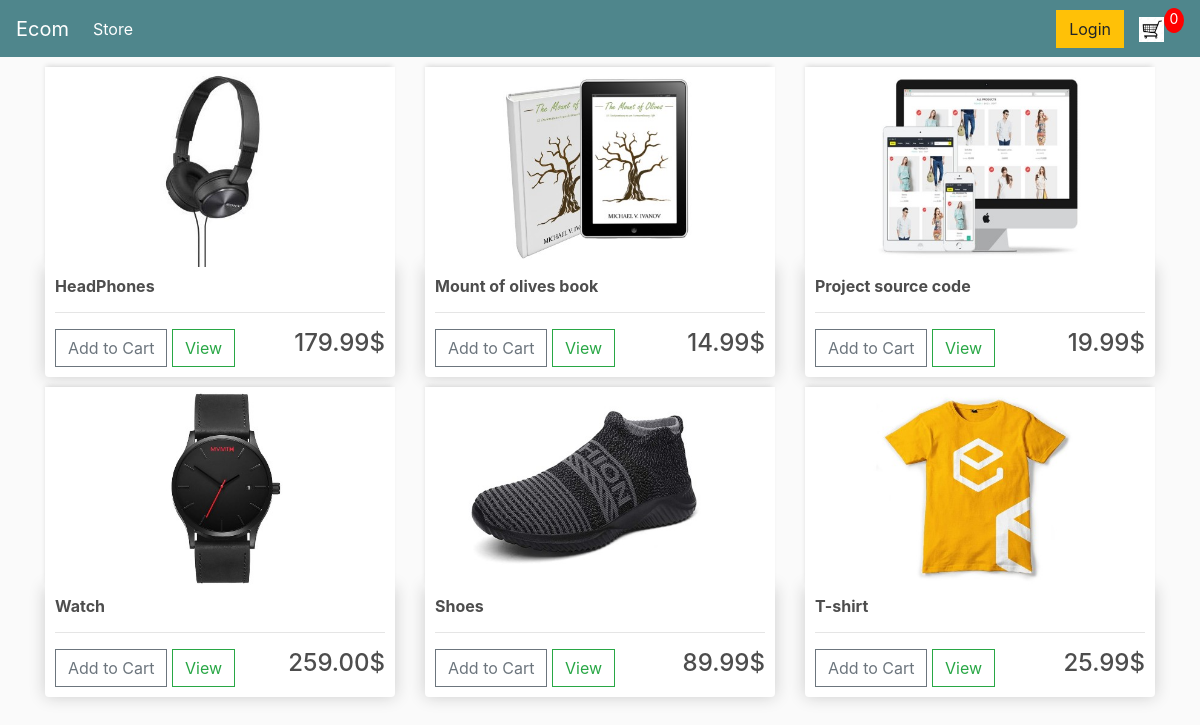
The page / on the database its author committed.
### store/models.py (models this page shows, shortened)
class Product(models.Model):
    name = models.CharField(max_length=200, null=True)
    price = models.DecimalField(max_digits=7, decimal_places=2)
    digital = models.BooleanField(default=False, null=True, blank=True)
    image = models.ImageField(null=True, blank=True)
    @property
    def imageURL(self):
        try:
            url = self.image.url
        except:
            url = ''
        return url

### store/views.py (the view)
# urls.py: path('', include('store.urls')),
def store(request):
    if request.user.is_authenticated:
        customer = request.user.customer
        order, created = Order.objects.get_or_create(customer=customer, complete=False)
        items = order.orderitem_set.all()
        cartItems = order.get_cart_items
    else:
        items = []
        order = {'get_cart_total':0, 'get_cart_items':0,'shipping':False}
        cartItems = order['get_cart_items']
    products = Product.objects.all()
    context = {'products':products, 'cartItems':cartItems}
    return render(request, 'store/store.html', context)

### store/templates/store/store.html
{% extends 'store/main.html' %}
{% load static %}
{% block content %}
    <div class="row">
        {% for product in products %}
        <div class="col-lg-4">
            <img  class='thumbnail' src="{{product.imageURL}}" alt="">
            <div class="box-element product">
                <h6><strong>{{product.name}}</strong></h6>
                <hr>
                <button data-product={{product.id}} data-action='add' class="btn btn-outline-secondary add-btn update-cart">Add to Cart</button>
                <a class="btn btn-outline-success" href="">View</a>
                <h4 style="display:inline-block; float:right;" >{{product.price|floatformat:2}}$</h4>
            </div>
        </div>
        {% endfor %}
    </div>
{% endblock content %}

### store/templates/store/main.html (shortened to what this page needs)
<!doctype html>
{% load static %}
<head>
    <link rel="stylesheet" href="https://stackpath.bootstrapcdn.com/bootstrap/4.5.2/css/bootstrap.min.css">
    <link rel="stylesheet" type='text/css' href="{% static 'css/main.css' %}">
</head>
<body>
    <nav class="navbar navbar-expand-lg navbar-dark bg-dark">
  <a class="navbar-brand" href="{% url 'store' %}">Ecom</a>
  <div class="collapse navbar-collapse" id="navbarSupportedContent">
    <ul class="navbar-nav mr-auto">
      <li class="nav-item active">
        <a class="nav-link" href="{% url 'store' %}">Store <span class="sr-only">(current)</span></a>
      </li>
    </ul>
      <div class="form-inline my-2 my-lg-0">
          <a href="" class="btn btn-warning">Login</a>
          <a href="{% url 'cart' %}">
              <img src="{% static 'images/cart.jpg' %}" id="cart-icon">
          </a>
          <p id="cart-total">{{cartItems}}</p>
      </div>
  </div>
</nav>
    <div class="container">
        {% block content %}
        {% endblock content %}
    </div>
</body>
</html>

### static/css/main.css (style rules this page uses)
body { background-color: hsl(0, 0%, 98%); }
h1,h2,h3,h4,h5,h6 { color:hsl(0, 0%, 30%); }
.box-element { box-shadow:hsl(0, 0%, 80%) 0 0 16px; background-color: #fff; border-radius: 4px; padding: 10px; }
.thumbnail { width: 100%; height: 200px; -webkit-box-shadow: -1px -3px 5px -2px rgba(214,214,214,1); -moz-box-shadow: -1px -3px 5px -2px rgba(214,214,214,1); box-shadow: -1px -3px 5px -2px rgba(214,214,214,1); }
.product { border-radius: 0 0 4px 4px; }
.bg-dark { background-color: #4f868c!important; }
#cart-icon { width:25px; display: inline-block; margin-left: 15px; }
#cart-total { display: block; text-align: center; color:#fff; background-color: red; width: 20px; height: 25px; border-radius: 50%; font-size: 14px; }
.col-lg-4, .col-lg-6, .col-lg-8, .col-lg-12 { margin-top: 10px; }
.btn { border-radius: 0; }

### rows shown on the page
Product: imageURL (picture), name "HeadPhones", price "179.99"
Product: imageURL (picture), name "Mount of olives book", price "14.99"
Product: imageURL (picture), name "Project source code", price "19.99"
Product: imageURL (picture), name "Watch", price "259.00"
Product: imageURL (picture), name "Shoes", price "89.99"
Product: imageURL (picture), name "T-shirt", price "25.99"

### other values the page prints
{{ cartItems }} "0"
